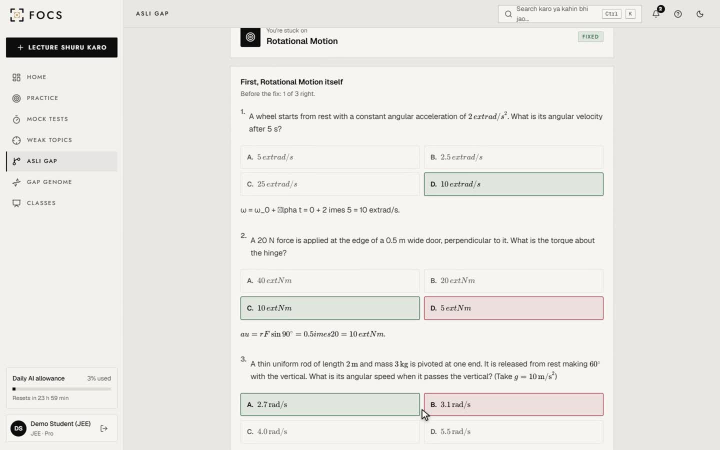
#> input picture pitch/buildathon/deck/img/chain.jpg, 1440 x 900 px (shown at 1/2 size)
$ python -i ink.py   (imports and definitions only)
#> lines starting #> are read from the running program, lines starting #| are printed output that depends on the picture; after the words box and inside, x2 and y2 are one past the last pixel; in counts of white or black regions, pixels touching at a corner belong together
"""Where a frame has writing, and whether two frames show the same board.

The live pipeline used to tell boards apart by their OCR text. On a real PW lecture (2026-10-20) the teacher's
handwriting came back as 20-110 characters of junk that changed with every frame ("2 x7- 3 x+2 | p x x m="), and Hindi
handwriting not at all, so one question worked over nine minutes became fifteen "new boards", each with its own paid
write-up. The strokes themselves barely change. A top-hat filter keeps marks thinner than about 15 px (pen, chalk,
print) and drops large shapes, so the teacher standing in front of the board counts for little. Then, in three steps:
a coarse grid finds how far the page has scrolled (a pen tablet scrolls up and down); a 2 px grid, give or take a
cell, refines that and turns away a frame so busy it would match anything; and the strokes themselves, pixel for
pixel give or take one, decide. Two slides made from one template, or two boards written in one hand at the same
places, share a layout; only the last step tells them apart.

Measured on three recorded lectures (PW physics and maths on a pen tablet, a Hindi NEET zoology board with slides), the
share of a board's strokes found again, pixel for pixel, in a later frame of it: 0.47-0.98, the teacher standing in
front of part of it 20 frames later included (frames 5 s apart score higher); of one board in a frame of another,
0.21-0.34 (two slides of one template the most), and up to 0.39 for typed boards in one font with lines in the same
places.
"""
from __future__ import annotations

from dataclasses import dataclass

import cv2
import numpy as np

WIDTH = 1280                    # frames are compared at this width
COARSE, FINE = 10, 2            # cell sizes in px (and the strokes themselves, at 1 px)
EDGE_TOP, EDGE_SIDE = 60, 30    # px left out at the top and bottom, and at the sides: logos and the toolbars, on every
                                # board alike
MAX_SCROLL = 40                 # coarse rows (of 72 on a 16:9 frame) a page may scroll between two frames of it
ROUGH_GUESSES = 6               # coarse scrolls looked at closely
SAME_BOARD = 0.43               # share of a board's strokes found again, pixel for pixel, for a frame to be that board
OVER_CHANCE = 0.3               # and on the 2 px grid, that much more than a frame that busy would match by luck
_KERNEL = cv2.getStructuringElement(cv2.MORPH_RECT, (15, 15))
_NEAR = np.ones((3, 3), np.uint8)


def _pack(m: np.ndarray) -> tuple[np.ndarray, tuple[int, int]]:
    return np.packbits(m), m.shape


def _unpack(bits: np.ndarray, shape: tuple[int, int]) -> np.ndarray:
    return np.unpackbits(bits, count=shape[0] * shape[1]).reshape(shape).astype(bool)


@dataclass(eq=False)
class Ink:
    """A frame's strokes, on the grids and as they are (bit-packed: about 150 KB, and a lecture keeps a dozen)."""
    coarse: np.ndarray
    fine_bits: np.ndarray
    fine_shape: tuple[int, int]
    exact_bits: np.ndarray
    exact_shape: tuple[int, int]
    amount: int  # coarse cells with writing

    def fine(self) -> np.ndarray:
        return _unpack(self.fine_bits, self.fine_shape)

    def exact(self) -> np.ndarray:
        return _unpack(self.exact_bits, self.exact_shape)


def _grid(stroke: np.ndarray, cell: int) -> np.ndarray:
    h, w = stroke.shape
    m = stroke > 0 if cell == 1 else (
        cv2.resize(stroke, (w // cell, h // cell), interpolation=cv2.INTER_AREA) > (0.04 if cell == COARSE else 0.2))
    top, side = EDGE_TOP // cell, EDGE_SIDE // cell
    m[:top] = m[-top:] = False
    m[:, :side] = m[:, -side:] = False
    return m


def ink_map(img: np.ndarray) -> Ink:
    """The strokes on a frame (RGB or gray)."""
    gray = cv2.cvtColor(img, cv2.COLOR_RGB2GRAY) if img.ndim == 3 else img
    h, w = gray.shape
#> h = 900; w = 1440
    gray = cv2.resize(gray, (WIDTH, max(EDGE_TOP * 3, round(h * WIDTH / w) // COARSE * COARSE)), interpolation=cv2.INTER_AREA)
#> gray: shape (800, 1280)
    dark = np.median(gray[::4, ::4]) < 128  # chalkboard or pen tablet: light marks; whiteboard or slide: dark ones
#> dark = False
    hat = cv2.morphologyEx(gray, cv2.MORPH_TOPHAT if dark else cv2.MORPH_BLACKHAT, _KERNEL)
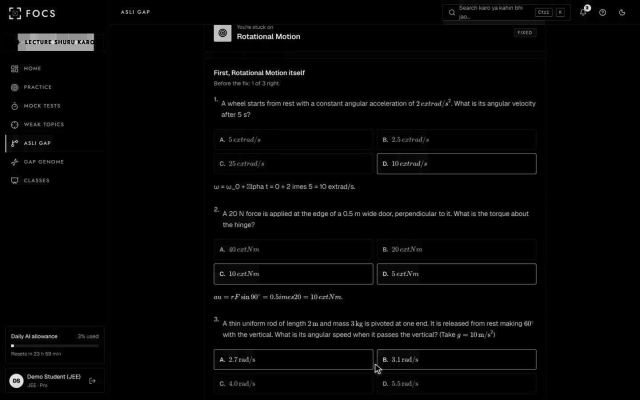
#> hat: shape (800, 1280) (shown at 1/2 size); min 0, max 247, mean 5.7
    stroke = (hat > 60).astype(np.float32)
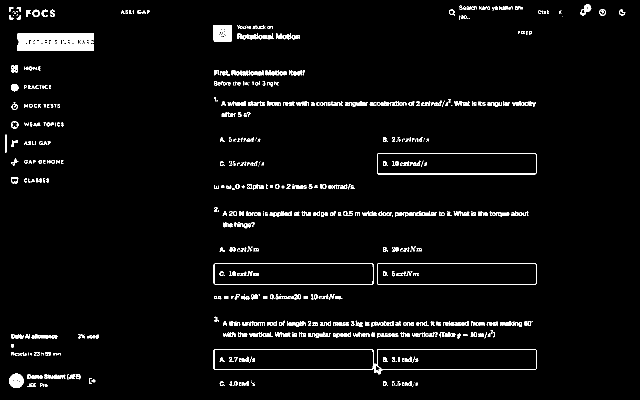
#> stroke: shape (800, 1280) float32 (shown at 1/2 size); values 0 (black) and 1 (white), 3.4% white; 682 white regions (251 under 20 px), largest, box (x1, y1, x2, y2) and area: (35, 67, 188, 102) 4875, (749, 698, 1073, 749) 1164, (427, 50, 463, 84) 1116
    coarse = _grid(stroke, COARSE)
#> in _grid, `m = stroke > 0 if cell == 1 else ( cv2.resize(stroke, (w // cell, h //..`:
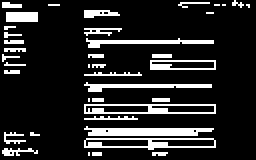
#> m: shape (80, 128) bool (shown 2 times larger); 15.1% white in thin lines or dots
#> in _grid, `m[:top] = m[-top:] = False`:
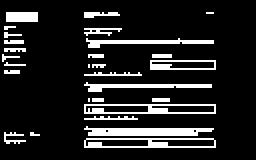
#> m: shape (80, 128) bool (shown 2 times larger); 13.6% white in thin lines or dots, all inside (x1, y1, x2, y2) = (1, 6, 108, 74)
#> in _grid, `m[:, :side] = m[:, -side:] = False`:
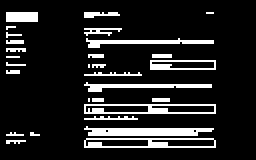
#> m: shape (80, 128) bool (shown 2 times larger); 13.4% white in thin lines or dots, all inside (x1, y1, x2, y2) = (3, 6, 108, 74)
    return Ink(coarse, *_pack(_grid(stroke, FINE)), *_pack(_grid(stroke, 1)), int(coarse.sum()))
#> call 2 of _grid, with cell = 2
#> in _grid (call 2), `m = stroke > 0 if cell == 1 else ( cv2.resize(stroke, (w // cell, h //..`:
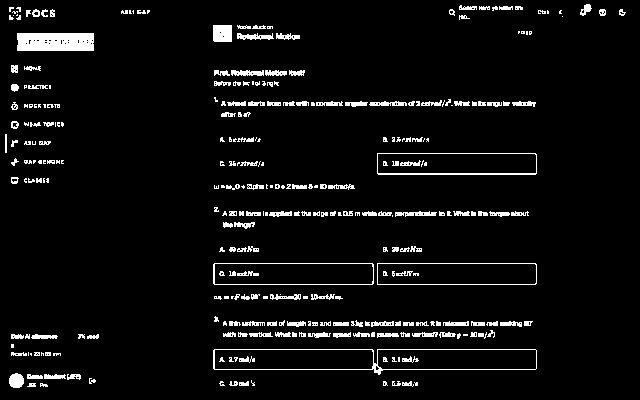
#> m: shape (400, 640) bool; 5.3% white; 298 white regions (121 under 20 px), largest, box (x1, y1, x2, y2) and area: (17, 33, 94, 51) 1346, (213, 349, 537, 375) 784, (377, 153, 537, 175) 516
#> call 3 of _grid, with cell = 1
#> in _grid (call 3), `m[:, :side] = m[:, -side:] = False`:
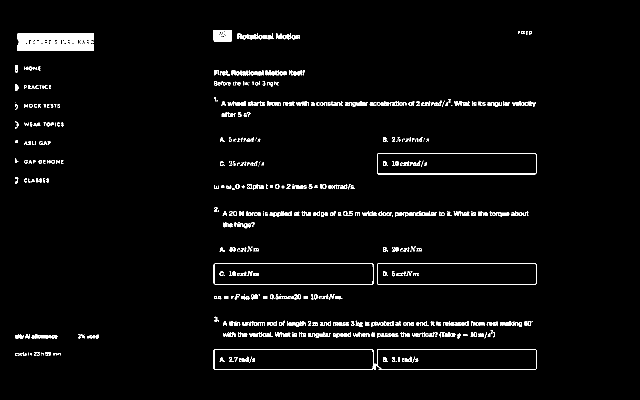
#> m: shape (800, 1280) bool (shown at 1/2 size); 3% white; 574 white regions (200 under 20 px), largest, box (x1, y1, x2, y2) and area: (35, 67, 188, 102) 4875, (749, 698, 1073, 740) 1093, (427, 698, 747, 740) 1075


# [7 lines left out: function _overlap, not called in this run]


def _near(m: np.ndarray) -> np.ndarray:
    return cv2.dilate(m.astype(np.uint8), _NEAR).astype(bool)


# [47 lines left out: functions _scrolls, compare, _exact, match, not called in this run]


def same_board(old: Ink, new: Ink) -> bool:
    return match(old, new) > 0


def new_writing(written: Ink, now: Ink) -> float:
    """Share of what is on the board ``now`` that wasn't there when it was ``written`` up."""
    return 1.0 - compare(now, written)[0]

>>> import cv2
>>> picture = cv2.cvtColor(cv2.imread('../../../../pitch/buildathon/deck/img/chain.jpg'), cv2.COLOR_BGR2RGB)
>>> result = ink_map(picture)

$ run again, on pitch/buildathon/deck/img/check.jpg
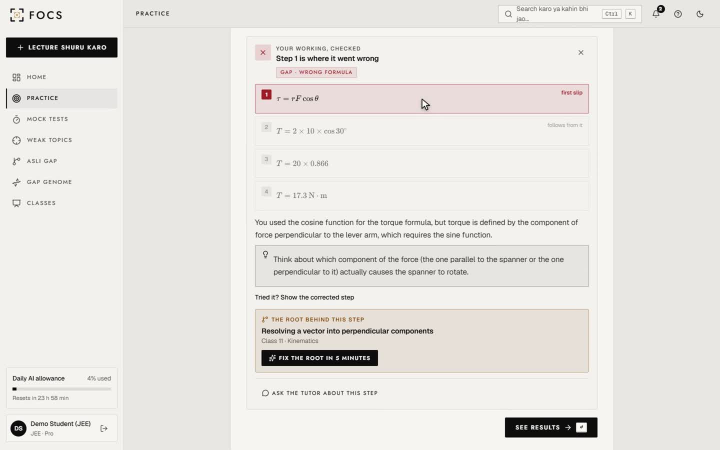
#> input picture pitch/buildathon/deck/img/check.jpg, 1440 x 900 px (shown at 1/2 size)
#> dark = False
#> in ink_map, `stroke = (hat > 60).astype(np.float32)`:
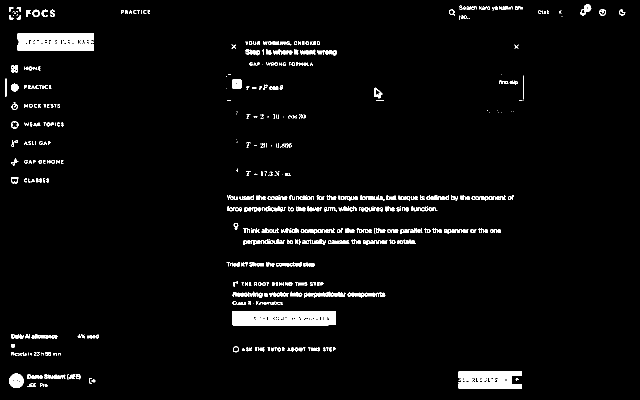
#> stroke: shape (800, 1280) float32 (shown at 1/2 size); values 0 (black) and 1 (white), 3.5% white; 570 white regions (191 under 20 px), largest, box (x1, y1, x2, y2) and area: (465, 622, 672, 651) 5511, (35, 67, 188, 102) 4873, (917, 742, 1044, 778) 3878
#> in _grid (call 3), `m[:, :side] = m[:, -side:] = False`:
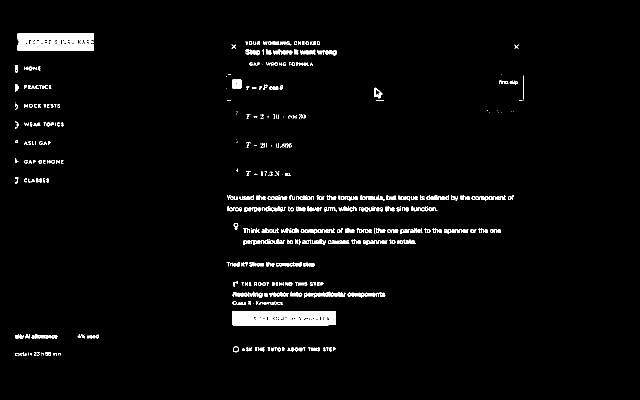
#> m: shape (800, 1280) bool (shown at 1/2 size); 2.7% white; 494 white regions (164 under 20 px), largest, box (x1, y1, x2, y2) and area: (465, 622, 672, 651) 5511, (35, 67, 188, 102) 4873, (465, 159, 483, 177) 310

$ run again, on pitch/buildathon/deck/img/class.jpg
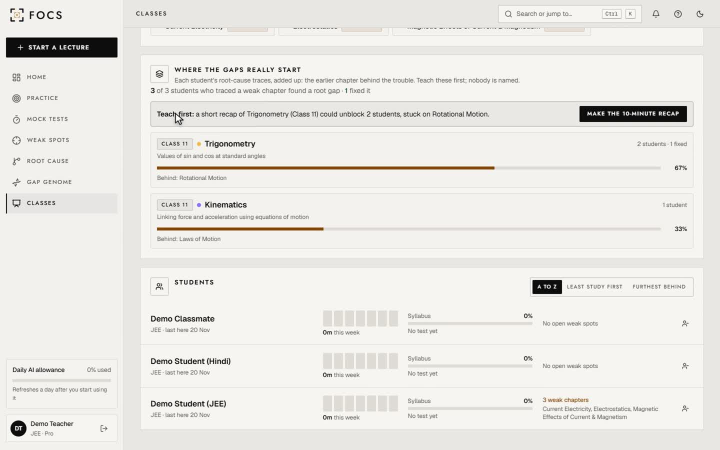
#> input picture pitch/buildathon/deck/img/class.jpg, 1440 x 900 px (shown at 1/2 size)
#> dark = False
#> in ink_map, `stroke = (hat > 60).astype(np.float32)`:
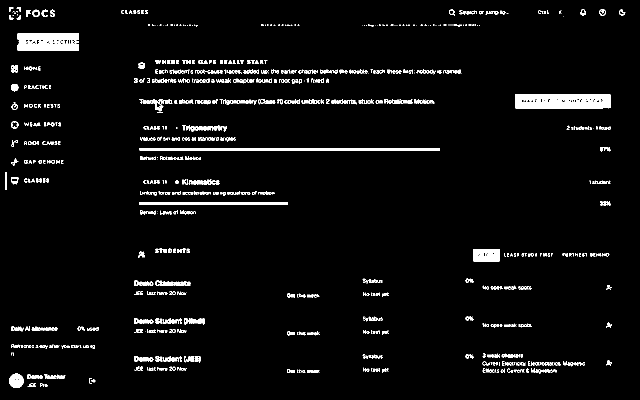
#> stroke: shape (800, 1280) float32 (shown at 1/2 size); values 0 (black) and 1 (white), 4% white; 801 white regions (344 under 20 px), largest, box (x1, y1, x2, y2) and area: (1030, 188, 1221, 217) 5118, (35, 67, 158, 102) 3930, (279, 296, 880, 302) 3010
#> in _grid (call 3), `m[:, :side] = m[:, -side:] = False`:
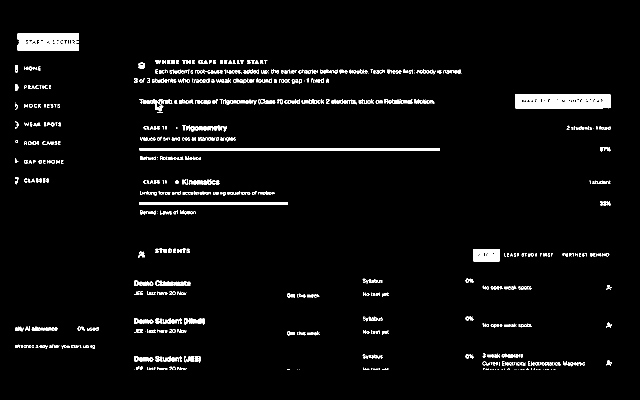
#> m: shape (800, 1280) bool (shown at 1/2 size); 3.5% white; 664 white regions (265 under 20 px), largest, box (x1, y1, x2, y2) and area: (1030, 188, 1221, 217) 5118, (35, 67, 158, 102) 3930, (279, 296, 880, 302) 3010

$ run again, on pitch/buildathon/deck/img/exam.jpg
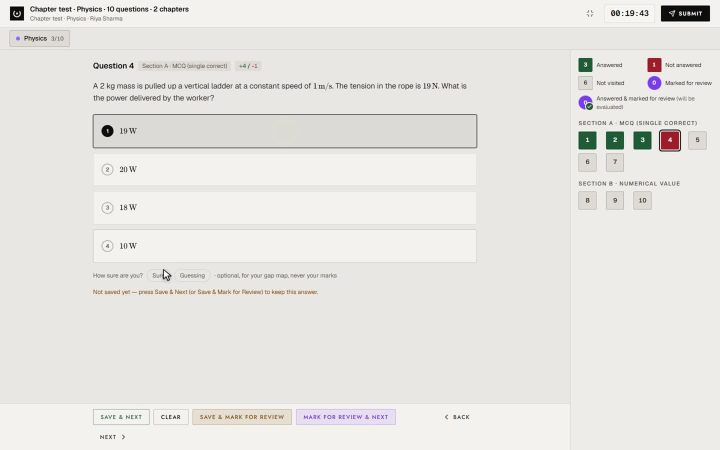
#> input picture pitch/buildathon/deck/img/exam.jpg, 1440 x 900 px (shown at 1/2 size)
#> dark = False
#> stroke: shape (800, 1280) float32; values 0 (black) and 1 (white), 2.6% white; 477 white regions (169 under 20 px), largest, box (x1, y1, x2, y2) and area: (165, 203, 849, 264) 2899, (1175, 9, 1262, 38) 2046, (1126, 234, 1158, 266) 991
#> in _grid (call 3), `m[:top] = m[-top:] = False`:
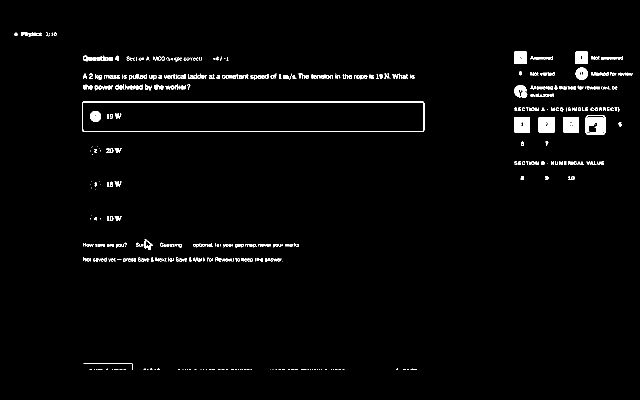
#> m: shape (800, 1280) bool (shown at 1/2 size); 2% white; 432 white regions (205 under 20 px), largest, box (x1, y1, x2, y2) and area: (165, 203, 849, 264) 2899, (1126, 234, 1158, 266) 991, (1077, 234, 1109, 266) 989
